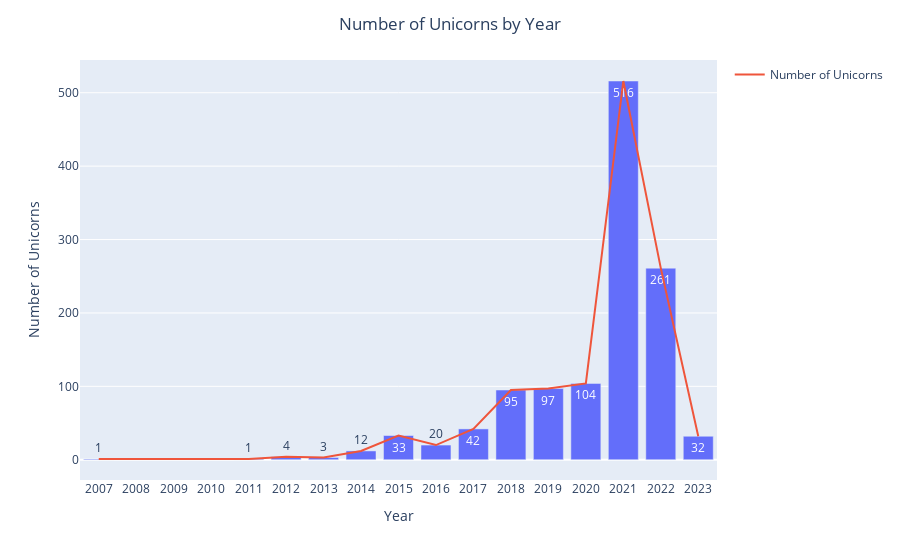

Notebook code cell kept with this figure:
### Code cell
# Time plot of when the unicorns where founded 

import plotly.graph_objects as go

# Extract the year of joining
df['Year Joined'] = df['Date Joined'].dt.year

# Count the number of unicorns by year
df_count = df.groupby('Year Joined').size().reset_index(name='Number of Unicorns')
fig = px.bar(data_frame=df_count, x='Year Joined', y='Number of Unicorns', labels={'Year Joined':'Year', 'Number of Unicorns':'Number of Unicorns'}, text = 'Number of Unicorns').update_layout(title='Number of Unicorns by Year', title_x=0.5).update_xaxes(dtick=1)
fig.update_traces(textangle=0)
fig.add_trace(go.Scatter(x=df_count['Year Joined'], y=df_count['Number of Unicorns'], name='Number of Unicorns', mode='lines'))
fig.show()

fig.write_image("unicorns_by_year.png",width=1920, height=1080)

### Figure 1 — Plotly figure (JSON) as saved in the notebook; plotly's stock layout.template omitted (floating-point values rounded to 4 significant figures)
{"data": [{"alignmentgroup": "True", "hovertemplate": "Year=%{x}<br>Number of Unicorns=%{text}<extra></extra>", "legendgroup": "", "marker": {"color": "#636efa", "pattern": {"shape": ""}}, "name": "", "offsetgroup": "", "orientation": "v", "showlegend": false, "text": [1, 1, 4, 3, 12, 33, 20, 42, 95, 97, 104, 516, 261, 32], "textangle": 0, "textposition": "auto", "type": "bar", "x": [2007, 2011, 2012, 2013, 2014, 2015, 2016, 2017, 2018, 2019, 2020, 2021, 2022, 2023], "xaxis": "x", "y": [1, 1, 4, 3, 12, 33, 20, 42, 95, 97, 104, 516, 261, 32], "yaxis": "y"}, {"mode": "lines", "name": "Number of Unicorns", "type": "scatter", "x": [2007, 2011, 2012, 2013, 2014, 2015, 2016, 2017, 2018, 2019, 2020, 2021, 2022, 2023], "y": [1, 1, 4, 3, 12, 33, 20, 42, 95, 97, 104, 516, 261, 32]}], "layout": {"barmode": "relative", "legend": {"tracegroupgap": 0}, "margin": {"t": 60}, "title": {"text": "Number of Unicorns by Year", "x": 0.5}, "xaxis": {"anchor": "y", "domain": [0, 1], "dtick": 1, "title": {"text": "Year"}}, "yaxis": {"anchor": "x", "domain": [0, 1], "title": {"text": "Number of Unicorns"}}}}
